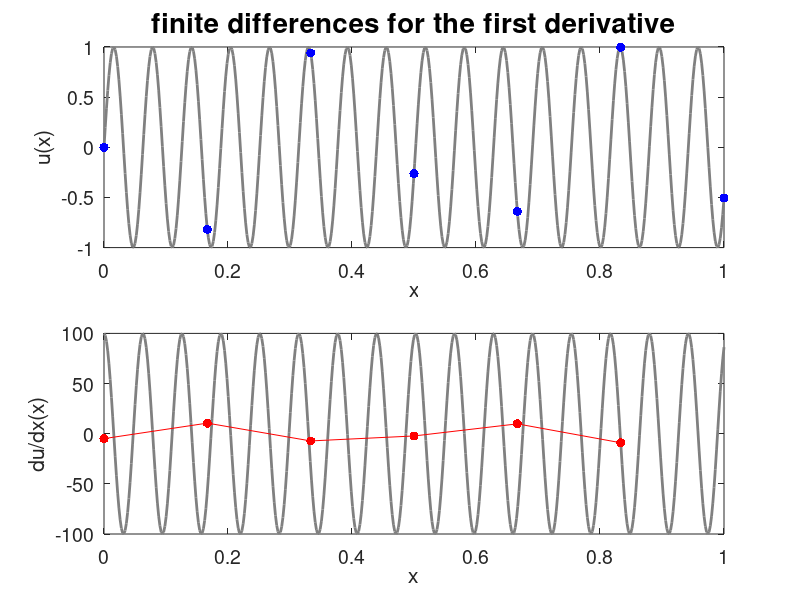

Write the MATLAB code that produced this figure.
%%%%%%%%%%%%%%%%%%%%%%%%%%%%%%%%%%%%%%%%%%%%%%%%%%%%%%%%%%%%%%%%%%%%%%%%%%%%%
% diff1b.m
% Example of the first differentiation matrix.
% This version makes it easier to switch functions using "inline" functions.
%%%%%%%%%%%%%%%%%%%%%%%%%%%%%%%%%%%%%%%%%%%%%%%%%%%%%%%%%%%%%%%%%%%%%%%%%%%%%

 ufun   = inline('sin(100*x)','x');          % define the function u(x)
 uprime = inline('100*cos(100*x)','x');       % define the function u'(x)

 N = input('enter N: ');  % sample the function at N+2 points on [0,1]
 h = 1/(N+1);             % spacing between grid points
 x = linspace(0,1,N+2)';  % points at which we will sample the function

%%%%%%%%%%%%%%%%%%%%%%%%%%%%%%%%%%%%%%%%%%%%%%%%%%%%%%%%%%%%%%%%%%%%%%%%%%%%%
% construct the matrix D 

 D = zeros(N+1,N+2);
 D(1+(N+2)*[0:N]) = -1/h;
 D(N+2+(N+2)*[0:N]) = 1/h;

%%%%%%%%%%%%%%%%%%%%%%%%%%%%%%%%%%%%%%%%%%%%%%%%%%%%%%%%%%%%%%%%%%%%%%%%%%%%%
% take the (approximate) derivative
  
 u = ufun(x);               % the vector u samples sin(x) at our grid points.
 Du = D*u;                  % take the approximate derivative of u

%%%%%%%%%%%%%%%%%%%%%%%%%%%%%%%%%%%%%%%%%%%%%%%%%%%%%%%%%%%%%%%%%%%%%%%%%%%%%
% Plot the output

 figure(1), clf
 xx = linspace(0,1,500);                        % fine x grid for plotting purposes
 subplot(2,1,1)                                 % top plot
 plot(xx,ufun(xx),'-','color', .5*[1 1 1],...   % show true function as a gray line
     'linewidth',2);
 hold on
 plot(x, u, 'b.','markersize',20);              % plot sampled function as blue dots 
 set(gca,'fontsize',14)                         % increase font size
 xlabel('x'), ylabel('u(x)')                    % add axis labels
 title('finite differences for the first derivative', 'fontsize',20)

 subplot(2,1,2)                                 % bottom plot
 plot(xx,uprime(xx),'-','color', .5*[1 1 1],... % plot true derivative as a gray line
     'linewidth',2);
 hold on 
 plot(x(1:N+1), Du, 'r.-','markersize',20);      % plot approximate derivative as red dots 
 set(gca,'fontsize',14)                         % increase font size
 xlabel('x'), ylabel('du/dx(x)')                % axis labels
